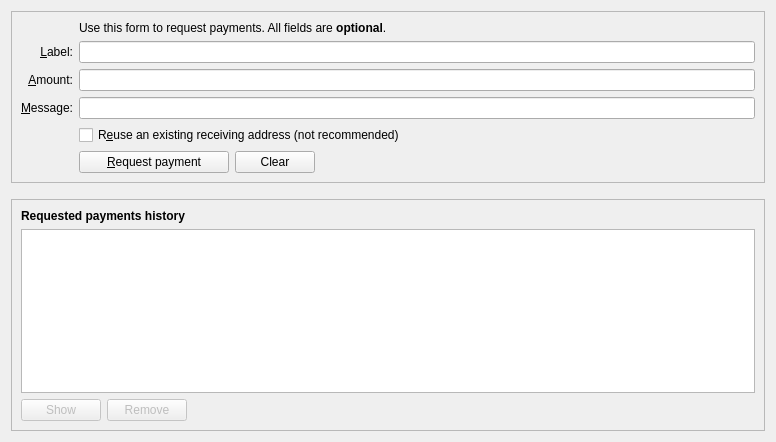
<?xml version="1.0" encoding="UTF-8"?>
<ui version="4.0">
 <class>ReceiveCoinsDialog</class>
 <widget class="QWidget" name="ReceiveCoinsDialog">
  <property name="geometry">
   <rect>
    <x>0</x>
    <y>0</y>
    <width>776</width>
    <height>442</height>
   </rect>
  </property>
  <property name="styleSheet">
   <string notr="true"/>
  </property>
  <layout class="QVBoxLayout" name="verticalLayout" stretch="0,0,1">
   <item>
    <widget class="QFrame" name="frame2">
     <property name="sizePolicy">
      <sizepolicy hsizetype="Preferred" vsizetype="Expanding">
       <horstretch>0</horstretch>
       <verstretch>0</verstretch>
      </sizepolicy>
     </property>
     <property name="frameShape">
      <enum>QFrame::StyledPanel</enum>
     </property>
     <property name="frameShadow">
      <enum>QFrame::Sunken</enum>
     </property>
     <layout class="QVBoxLayout" name="verticalLayout_3">
      <item>
       <layout class="QGridLayout" name="gridLayout">
        <item row="7" column="2">
         <widget class="QCheckBox" name="reuseAddress">
          <property name="toolTip">
           <string>Reuse one of the previously used receiving addresses. Reusing addresses has security and privacy issues. Do not use this unless re-generating a payment request made before.</string>
          </property>
          <property name="text">
           <string>R&amp;euse an existing receiving address (not recommended)</string>
          </property>
         </widget>
        </item>
        <item row="7" column="0">
         <widget class="QLabel" name="label_4">
          <property name="text">
           <string/>
          </property>
         </widget>
        </item>
        <item row="6" column="0">
         <widget class="QLabel" name="label_3">
          <property name="toolTip">
           <string>An optional message to attach to the payment request, which will be displayed when the request is opened. Note: The message will not be sent with the payment over the AetherCoin network.</string>
          </property>
          <property name="text">
           <string>&amp;Message:</string>
          </property>
          <property name="alignment">
           <set>Qt::AlignRight|Qt::AlignTrailing|Qt::AlignVCenter</set>
          </property>
          <property name="buddy">
           <cstring>reqMessage</cstring>
          </property>
         </widget>
        </item>
        <item row="4" column="2">
         <widget class="QLineEdit" name="reqLabel">
          <property name="toolTip">
           <string>An optional label to associate with the new receiving address.</string>
          </property>
          <property name="styleSheet">
           <string notr="true"/>
          </property>
         </widget>
        </item>
        <item row="6" column="2">
         <widget class="QLineEdit" name="reqMessage">
          <property name="toolTip">
           <string>An optional message to attach to the payment request, which will be displayed when the request is opened. Note: The message will not be sent with the payment over the AetherCoin network.</string>
          </property>
          <property name="styleSheet">
           <string notr="true"/>
          </property>
         </widget>
        </item>
        <item row="2" column="2">
         <widget class="QLabel" name="label_5">
          <property name="text">
           <string>Use this form to request payments. All fields are &lt;b&gt;optional&lt;/b&gt;.</string>
          </property>
         </widget>
        </item>
        <item row="4" column="0">
         <widget class="QLabel" name="label_2">
          <property name="toolTip">
           <string>An optional label to associate with the new receiving address.</string>
          </property>
          <property name="text">
           <string>&amp;Label:</string>
          </property>
          <property name="alignment">
           <set>Qt::AlignRight|Qt::AlignTrailing|Qt::AlignVCenter</set>
          </property>
          <property name="buddy">
           <cstring>reqLabel</cstring>
          </property>
         </widget>
        </item>
        <item row="5" column="0">
         <widget class="QLabel" name="label">
          <property name="toolTip">
           <string>An optional amount to request. Leave this empty or zero to not request a specific amount.</string>
          </property>
          <property name="text">
           <string>&amp;Amount:</string>
          </property>
          <property name="alignment">
           <set>Qt::AlignRight|Qt::AlignTrailing|Qt::AlignVCenter</set>
          </property>
          <property name="buddy">
           <cstring>reqAmount</cstring>
          </property>
         </widget>
        </item>
        <item row="5" column="2">
         <widget class="AetherCoinAmountField" name="reqAmount">
          <property name="minimumSize">
           <size>
            <width>80</width>
            <height>0</height>
           </size>
          </property>
          <property name="toolTip">
           <string>An optional amount to request. Leave this empty or zero to not request a specific amount.</string>
          </property>
          <property name="styleSheet">
           <string notr="true"/>
          </property>
         </widget>
        </item>
        <item row="8" column="2">
         <layout class="QHBoxLayout" name="horizontalLayout">
          <item>
           <widget class="QPushButton" name="receiveButton">
            <property name="minimumSize">
             <size>
              <width>150</width>
              <height>0</height>
             </size>
            </property>
            <property name="text">
             <string>&amp;Request payment</string>
            </property>
            <property name="icon">
             <iconset>
              <normaloff>:/icons/receiving_addresses</normaloff>:/icons/receiving_addresses</iconset>
            </property>
           </widget>
          </item>
          <item>
           <widget class="QPushButton" name="clearButton">
            <property name="sizePolicy">
             <sizepolicy hsizetype="Minimum" vsizetype="Fixed">
              <horstretch>0</horstretch>
              <verstretch>0</verstretch>
             </sizepolicy>
            </property>
            <property name="toolTip">
             <string>Clear all fields of the form.</string>
            </property>
            <property name="styleSheet">
             <string notr="true"/>
            </property>
            <property name="text">
             <string>Clear</string>
            </property>
            <property name="icon">
             <iconset>
              <normaloff>:/icons/remove</normaloff>:/icons/remove</iconset>
            </property>
            <property name="autoDefault">
             <bool>false</bool>
            </property>
           </widget>
          </item>
          <item>
           <spacer name="horizontalSpacer">
            <property name="orientation">
             <enum>Qt::Horizontal</enum>
            </property>
            <property name="sizeHint" stdset="0">
             <size>
              <width>40</width>
              <height>20</height>
             </size>
            </property>
           </spacer>
          </item>
         </layout>
        </item>
        <item row="8" column="0">
         <widget class="QLabel" name="label_7">
          <property name="text">
           <string/>
          </property>
         </widget>
        </item>
       </layout>
      </item>
     </layout>
    </widget>
   </item>
   <item>
    <spacer name="verticalSpacer_2">
     <property name="orientation">
      <enum>Qt::Vertical</enum>
     </property>
     <property name="sizeHint" stdset="0">
      <size>
       <width>20</width>
       <height>10</height>
      </size>
     </property>
    </spacer>
   </item>
   <item>
    <widget class="QFrame" name="frame">
     <property name="sizePolicy">
      <sizepolicy hsizetype="Preferred" vsizetype="Expanding">
       <horstretch>0</horstretch>
       <verstretch>0</verstretch>
      </sizepolicy>
     </property>
     <property name="frameShape">
      <enum>QFrame::StyledPanel</enum>
     </property>
     <property name="frameShadow">
      <enum>QFrame::Raised</enum>
     </property>
     <layout class="QVBoxLayout" name="verticalLayout_2">
      <item>
       <widget class="QLabel" name="label_6">
        <property name="font">
         <font>
          <weight>75</weight>
          <bold>true</bold>
         </font>
        </property>
        <property name="text">
         <string>Requested payments history</string>
        </property>
       </widget>
      </item>
      <item>
       <widget class="QTableView" name="recentRequestsView">
        <property name="contextMenuPolicy">
         <enum>Qt::CustomContextMenu</enum>
        </property>
        <property name="styleSheet">
         <string notr="true"/>
        </property>
        <property name="tabKeyNavigation">
         <bool>false</bool>
        </property>
        <property name="sortingEnabled">
         <bool>true</bool>
        </property>
       </widget>
      </item>
      <item>
       <layout class="QHBoxLayout" name="horizontalLayout_2">
        <item>
         <widget class="QPushButton" name="showRequestButton">
          <property name="enabled">
           <bool>false</bool>
          </property>
          <property name="toolTip">
           <string>Show the selected request (does the same as double clicking an entry)</string>
          </property>
          <property name="styleSheet">
           <string notr="true"/>
          </property>
          <property name="text">
           <string>Show</string>
          </property>
          <property name="icon">
           <iconset>
            <normaloff>:/icons/edit</normaloff>:/icons/edit</iconset>
          </property>
          <property name="autoDefault">
           <bool>false</bool>
          </property>
         </widget>
        </item>
        <item>
         <widget class="QPushButton" name="removeRequestButton">
          <property name="enabled">
           <bool>false</bool>
          </property>
          <property name="toolTip">
           <string>Remove the selected entries from the list</string>
          </property>
          <property name="styleSheet">
           <string notr="true"/>
          </property>
          <property name="text">
           <string>Remove</string>
          </property>
          <property name="icon">
           <iconset>
            <normaloff>:/icons/remove</normaloff>:/icons/remove</iconset>
          </property>
          <property name="autoDefault">
           <bool>false</bool>
          </property>
         </widget>
        </item>
        <item>
         <spacer name="horizontalSpacer_2">
          <property name="orientation">
           <enum>Qt::Horizontal</enum>
          </property>
          <property name="sizeHint" stdset="0">
           <size>
            <width>40</width>
            <height>20</height>
           </size>
          </property>
         </spacer>
        </item>
       </layout>
      </item>
     </layout>
    </widget>
   </item>
  </layout>
 </widget>
 <customwidgets>
  <customwidget>
   <class>AetherCoinAmountField</class>
   <extends>QLineEdit</extends>
   <header>aethercoinamountfield.h</header>
   <container>1</container>
  </customwidget>
 </customwidgets>
 <tabstops>
  <tabstop>reqLabel</tabstop>
  <tabstop>reqAmount</tabstop>
  <tabstop>reqMessage</tabstop>
  <tabstop>reuseAddress</tabstop>
  <tabstop>receiveButton</tabstop>
  <tabstop>clearButton</tabstop>
  <tabstop>recentRequestsView</tabstop>
  <tabstop>showRequestButton</tabstop>
  <tabstop>removeRequestButton</tabstop>
 </tabstops>
 <resources/>
 <connections/>
</ui>
